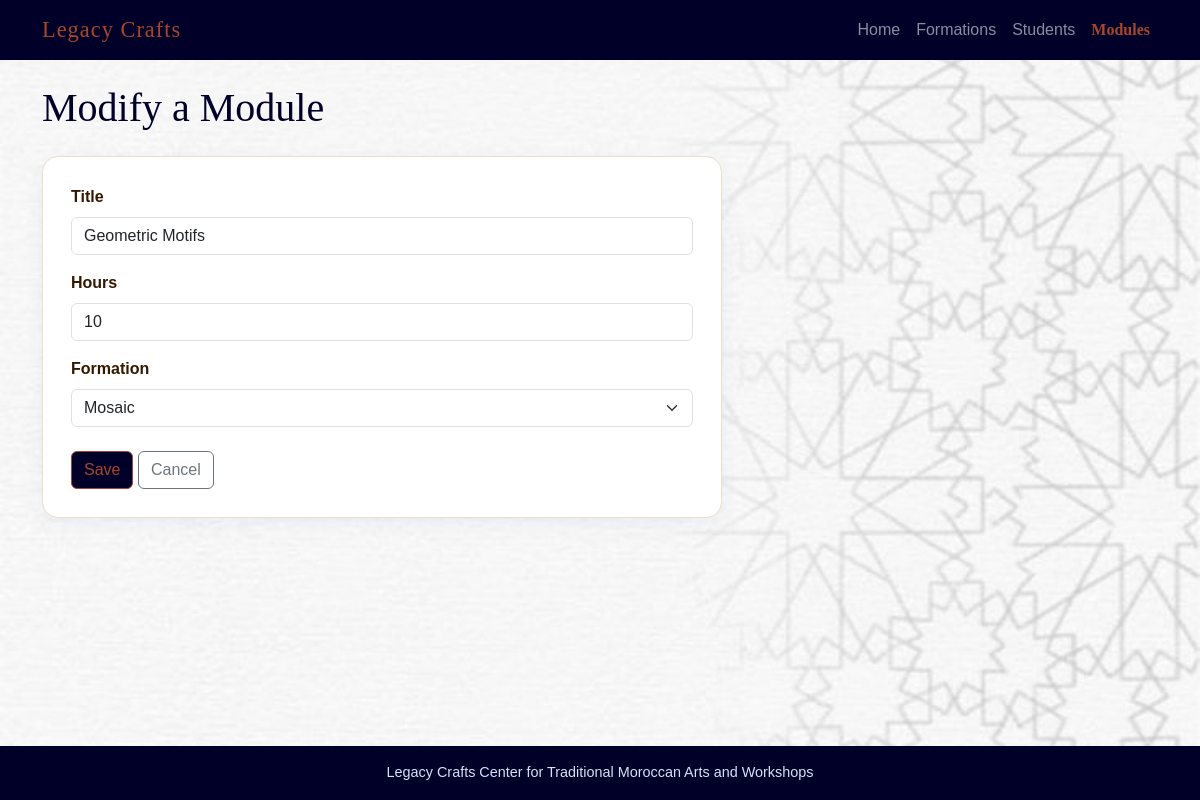
/module/edit.php?id=2, run on the app's committed database.
### tables this page shows
CREATE TABLE module(
    id INT AUTO_INCREMENT PRIMARY KEY,
    titre VARCHAR(100),
    heures INT NOT NULL, 
    formation_id INT NOT NULL,
    CONSTRAINT fk_module_formation FOREIGN KEY (formation_id) REFERENCES formations(id) ON DELETE RESTRICT ON UPDATE CASCADE

);

CREATE TABLE formations(
    id INT AUTO_INCREMENT PRIMARY KEY,
    titre VARCHAR(100),
    niveau VARCHAR(100)

);

### includes/functions.php (called while the page is built, shortened)
<?php
function h($text){
    return htmlspecialchars((string) $text, ENT_QUOTES, "UTF-8");
}

### module/edit.php (the view, shortened to what this page needs)
<?php
require_once __DIR__ . "/../database/connexion.php";
require_once __DIR__ . "/../includes/functions.php";
$id = filter_var($_GET["id"] ?? null, FILTER_VALIDATE_INT);
$statement = $pdo->prepare("SELECT * FROM module WHERE id = :id");
$statement->execute(["id" => $id]);
$module = $statement->fetch(PDO::FETCH_ASSOC);
$formations = $pdo->query("SELECT id, titre FROM formations ORDER BY titre")->fetchAll(PDO::FETCH_ASSOC);
$titre = $module["titre"];
$heures = $module["heures"];
$formationId = $module["formation_id"];
require_once __DIR__ . "/../includes/header.php";
?>
<h1 class="mb-4">Modify a Module</h1>
<form method="POST" class="form-card">
    <div class="mb-3">
        <label for="titre" class="form-label fw-semibold">Title</label>
        <input type="text" id="titre" name="titre" class="form-control" maxlength="100" value="<?= h($titre) ?>" required>
    </div>
    <div class="mb-3">
        <label for="heures" class="form-label fw-semibold">Hours </label>
        <input type="number" id="heures" name="heures" class="form-control" min="1" max="500"
               value="<?= h($heures === false ? "" : $heures) ?>" required>
    </div>
    <div class="mb-4">
        <label for="formation_id" class="form-label fw-semibold">Formation</label>
        <select id="formation_id" name="formation_id" class="form-select" required>
            <?php foreach ($formations as $formation) { ?>
                <option value="<?= h($formation["id"]) ?>"
                    <?= (int) $formation["id"] === (int) $formationId ? "selected" : "" ?>>
                    <?= h($formation["titre"]) ?>
                </option>
            <?php } ?>
        </select>
    </div>
    <button type="submit" class="btn btn-main">Save</button>
    <a href="index.php" class="btn btn-outline-secondary">Cancel</a>
</form>
<?php require_once __DIR__ . "/../includes/footer.php"; ?>

### CSS/style.css (style rules this page uses)
body { background-image: url("../images/1045820344730172415.jfif"); background-size: cover; background-repeat: no-repeat; background-position: center top; color:rgb(51, 25, 1); display: flex; min-height: 100vh; flex-direction: column; font-family: 'Lucida Sans', 'Lucida Sans Regular', 'Lucida Grande', 'Lucida Sans Unicode', Geneva, Verdana, sans-serif; }
h1, h2, h3 { font-family: Georgia, 'Times New Roman', Times, serif; color: rgb(0, 0, 41); }
.btn-main { background-color: rgb(0, 0, 41); border-color: #a8452b; color: #a8452b; }
.form-card { background: #fff; border: 1px solid #eadfc8; border-radius: 16px; padding: 28px; max-width: 680px; box-shadow: 0 6px 20px rgba(37, 74, 158, .06); }

### data on the page
module: titre "Geometric Motifs", heures "10", formation_id "Mosaic"
